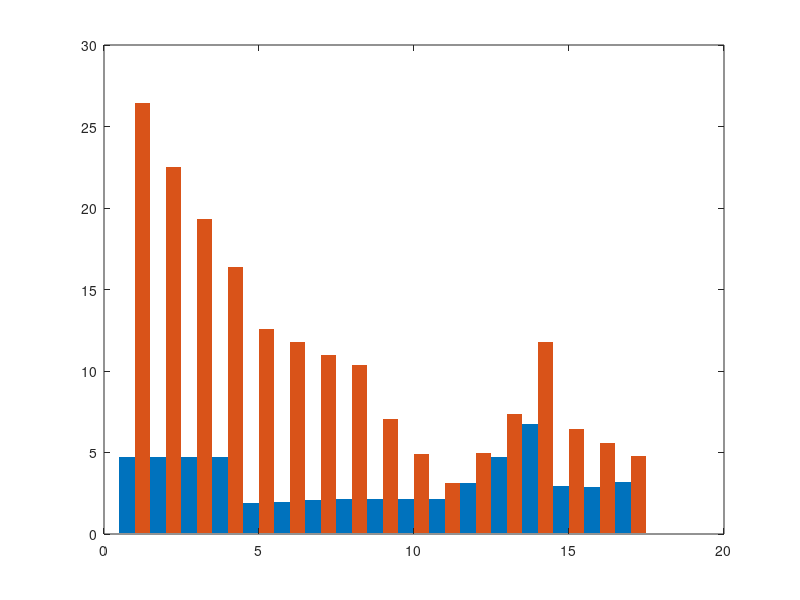

The MATLAB source for this figure: (Note: this script raises an error after producing the figure.)
clc
clear all
close all

Wcon = [4.70	4.70	4.70	4.70	1.92	1.99	2.06	2.13	2.13	2.13	2.13	3.14	4.70	6.77	2.92	2.88	3.16];
Wdes = [26.46	22.49	19.33	16.40	12.56	11.77	11.00	10.37	7.08	4.93	3.15	4.98	7.35	11.80	6.44	5.56	4.77];

Eta_con = [0.2048	0.2048	0.2048	0.2048	0.1662	0.2249	0.2744	0.3250	0.3250	0.3250	0.3250	0.2587	0.2048	0.1707	0.2609	0.2594	0.2315];
Eta_des = [0.0364	0.0428	0.0498	0.0588	0.0254	0.0380	0.0514	0.0666	0.0976	0.1401	0.2191	0.1634	0.1311	0.0980	0.1185	0.1343	0.1533];

t_I = [26	26	26	26	26	26	26	26	26	26	26	26	26	26	26	26	26];
t_O = [34	34	34	34	25	28	31	34	34	34	34	34	34	34	34	34	34];

Omega_I = [10.5	10.5	10.5	10.5	14.5	14.5	14.5	14.5	14.5	14.5	14.5	12.5	10.5	8.5     12.5	12.5	12.5];
Omega_O = [20.5	18.5	16.5	14.5	14.5	14.5	14.5	14.5	12.5	10.5	8.5     8.5     8.5     8.5     12.5	12.5	12.5];



figure(1)
set(gcf,'Position',[360   200  680   420]);
% set(0,'defaultAxesFontSize',10)

h1 = bar([Wcon' Wdes'],'BarWidth',1,'EdgeColor','none');
set(h1, {'DisplayName'}, {'Condensing dehumidification','Desiccant wheel dehumidification'}');
colororder('default')
xticks(1:1:17);
xlabel('Case');
ylabel('Power [kW]');



yyaxis right;
h2 = plot(t_I,'s-','MarkerSize',5,'MarkerFaceColor',[0.9290 0.6940 0.1250]);
hold on
h3 = plot(t_O,'o-','MarkerSize',5,'MarkerFaceColor',[0.9290 0.6940 0.1250])
axis([0 18 6 36])
yticks(8:4:36);
ylabel('{\itt} [{\circ}C]');


h4 = plot((Omega_I-5)/(22-5)*(36-5)+5,'s-','Color',[0.4940 0.1840 0.5560],'MarkerSize',5,'MarkerFaceColor','w');
hold on
h5 = plot((Omega_O-5)/(22-5)*(36-5)+5,'o-','Color',[0.4940 0.1840 0.5560],'MarkerSize',5,'MarkerFaceColor','w')


ax = gca;
ax.YAxis(1).MinorTick = 'off';
ax.YAxis(2).MinorTick = 'on';
ax.YAxis(2).MinorTickValues = 2:2:36;
ax.XAxis.TickDirection = 'out';
ax.XAxis.TickLength(1) = 0;

lgd1= legend([h1],{'Condensing dehumidification','Desiccant wheel dehumidification','t_I','t_O','\omega_I','\omega_O'}, ... 
    'Location', 'southoutside','Orientation','horizontal','box','off');

hidden_ax = axes('Visible','off','NextPlot','add');
h2 = plot(t_I,'s-','Color',[0.9290 0.6940 0.1250],'MarkerFaceColor',[0.9290 0.6940 0.1250]);
h3 = plot(t_I,'o-','Color',[0.9290 0.6940 0.1250],'MarkerSize',4,'MarkerFaceColor',[0.9290 0.6940 0.1250])
h4 = plot(t_I,'s-','Color',[0.4940 0.1840 0.5560],'MarkerFaceColor','w');
h5 = plot(t_I,'o-','Color',[0.4940 0.1840 0.5560],'MarkerSize',5,'MarkerFaceColor','w')

[lgd2, objs] = legend([h2 h3 h4 h5],{'{\itt}_I','{\itt}_O','\omega_I','\omega_O'}, ... 
    'Location', 'southoutside','Orientation','horizontal','AutoUpdate','off','box','off');


delete(h2); delete(h3); delete(h4); delete(h5);


pos = ax.Position;
offset = 0.1;
% %Reduce width of the two axes generated by plotyy
pos(3) = pos(3) - 0.1;
set(ax,'position',pos);
%Determine the position of the third axes
pos(3) = pos(3) + 0.1;
ax2=axes('Position',pos,'box','off','Color',[0 0 0 0],'XColor',[0 0 0 0], ... 
    'YColor',[0.4940 0.1840 0.5560],'XTick',[],'YAxisLocation','right','Layer','bottom');
axis(([0 18 5 22]));
ylabel('\omega [g/kg]');

ax2.YAxis.MinorTick = 'on';
ax2.YAxis.MinorTickValues = 5:1:22;



linewidth = 2.5;
fontsize = 10;
markersize = 120;

% set(ax,'LineWidth',linewidth/2,'FontSize',fontsize);
% set(ax2,'LineWidth',linewidth/2,'FontSize',fontsize);

% 
% % lgd.Position = [ 0.1300    0.1016    0.6750    0.0460];
% lgd = legend(ax,[h1],{'Condensing dehumidification','Desiccant wheel dehumidification','t_I','t_O','\omega_I','\omega_O'}, ... 
%     'Location', 'southoutside','Orientation','horizontal');
% % lgd2 = legend([h1 h2 h3 h4 h5],{'Condensing dehumidification','Desiccant wheel dehumidification','ti','to','omegaI','omegaO'}, ... 
% %     'Location', 'southoutside','Orientation','horizontal');
% 
% lgd.NumColumns = 2;
% 
% legend(ax2,[h2 h3 h4 h5],{'t_I','t_O','\omega_I','\omega_O'}, ... 
%     'Location', 'southoutside','Orientation','horizontal','Color','w');
% 
% pos = ax.Position;
% offset = 0.1;
% % %Reduce width of the two axes generated by plotyy
% pos(3) = pos(3) - 0.1;
% set(ax2,'position',pos);

% lgd2.NumColumns = 2;
lgd2.Position([1 3]) = lgd1.Position([1 3]);
lgd2.Position(2) = lgd1.Position(2)-lgd2.Position(4);

